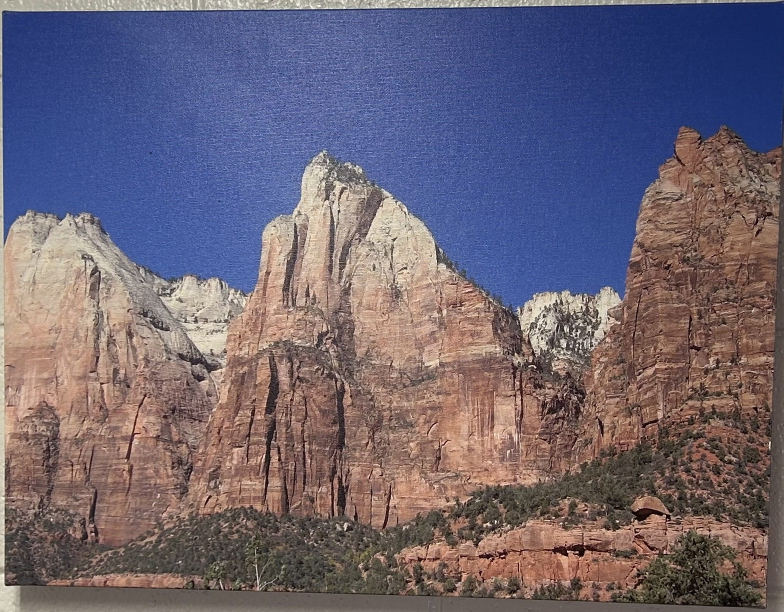
#> input picture Homography/img2_cropped.jpg, 1567 x 1224 px (shown at 1/2 size)
$ python task1.py
#> lines starting #> are read from the running program, lines starting #| are printed output that depends on the picture
import cv2 as cv
import numpy as np

# Load in images
img1_color = cv.imread('img2_cropped.jpg')
#> img1_color is the input picture: shape (1224, 1567, 3); mean B, G, R 114.6, 100.5, 109.9
img1  = cv.imread('img2_cropped.jpg', cv.IMREAD_GRAYSCALE)
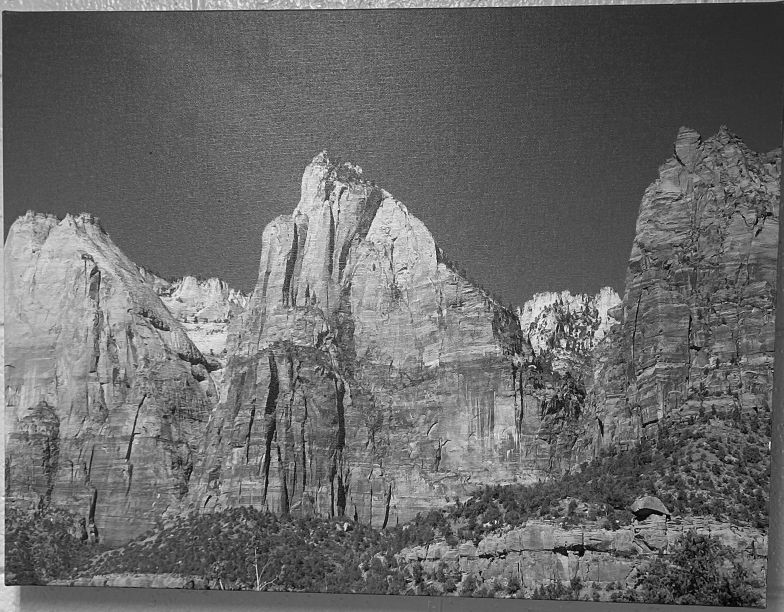
#> img1: shape (1224, 1567) (shown at 1/2 size); min 0, max 255, mean 104.9
img2_color = cv.imread('img.jpg')
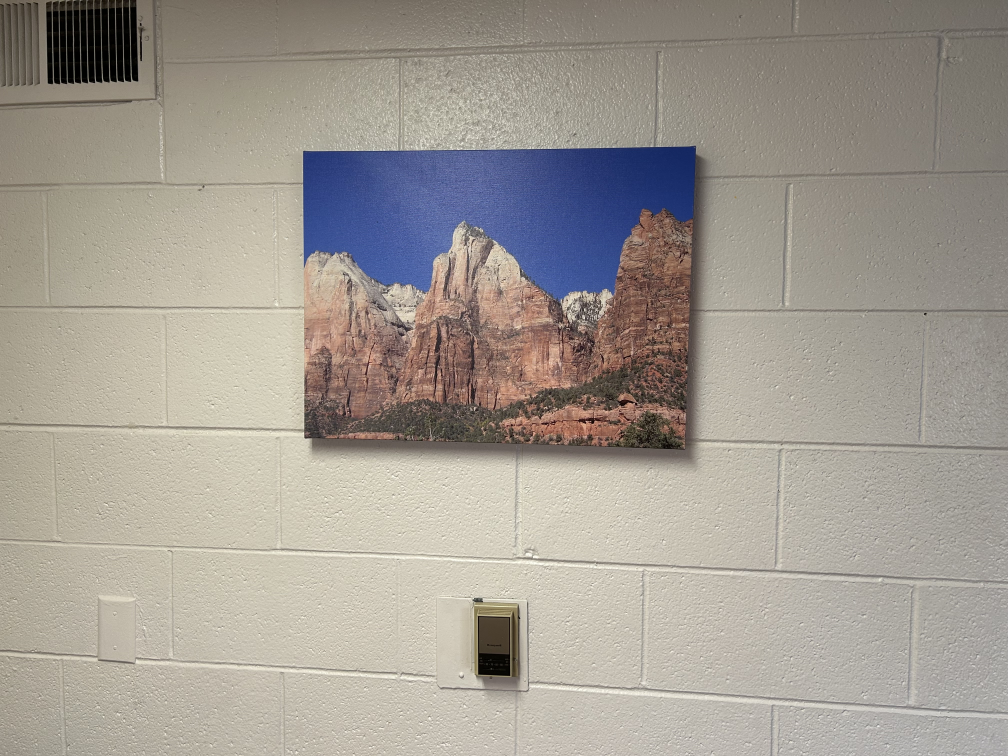
#> input picture Homography/img.jpg, 4032 x 3024 px (shown at 1/4 size)
#> img2_color is the input picture: shape (3024, 4032, 3); mean B, G, R 147.2, 155.6, 161.9
img2 = cv.imread('img.jpg', cv.IMREAD_GRAYSCALE)
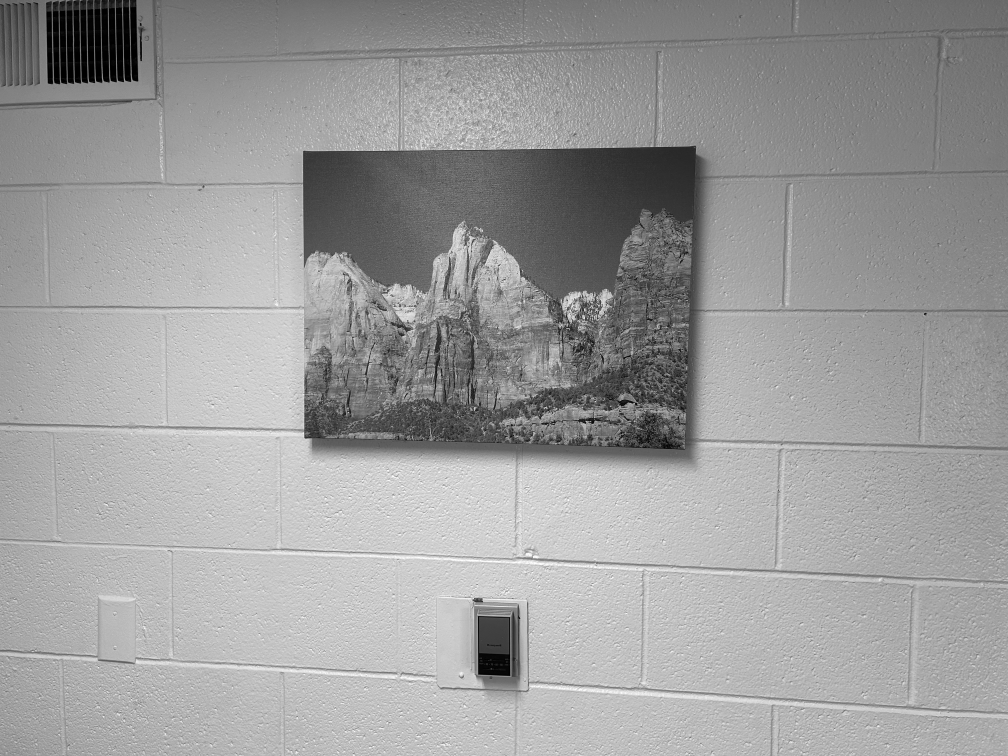
#> img2: shape (3024, 4032) (shown at 1/4 size); min 0, max 255, mean 156.5

# Initiate SIFT detector
sift = cv.SIFT_create()

# find the keypoints and descriptors with SIFT
kp1, des1 = sift.detectAndCompute(img1, None)
#> kp1 = 29038 keypoints; strongest (x, y, size): (1070, 734, 2.8), (991, 1043, 3), (1235, 1043, 3.2), (1084, 677, 3)
#> (the run stopped early here; a loop or call above may not have finished)
